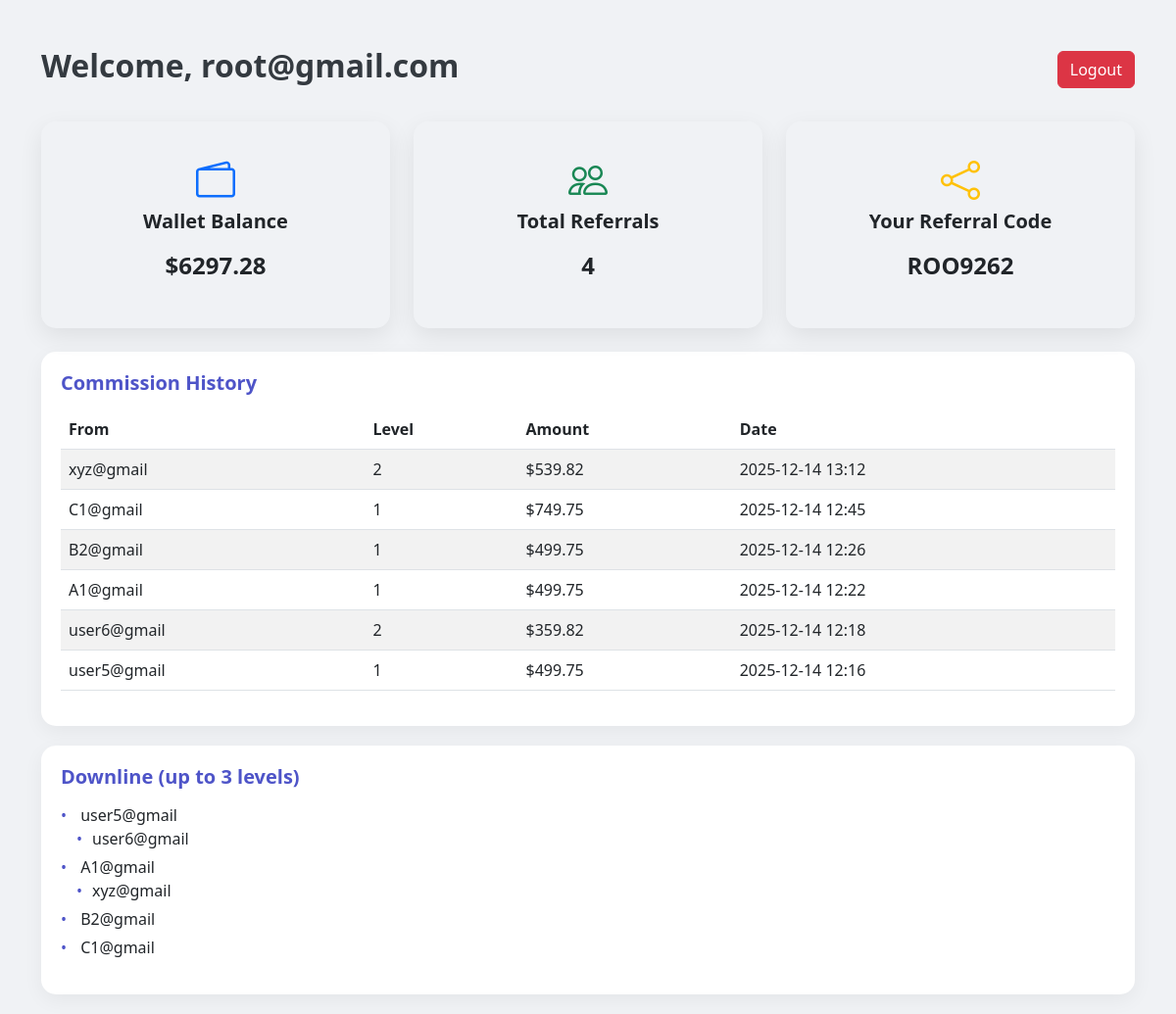
Screenshot of /mlm/dashboard/ (signed in) with the database file from the repository.
### accounts_app/models.py (models this page shows, shortened)
class Profile(models.Model):
    TIER_CHOICES = (
        (1999, 'Rank 1'),
        (2999, 'Rank 2'),
        (5999, 'Rank 3'),
    )
    user = models.OneToOneField(User, on_delete=models.CASCADE)
    phone = models.CharField(max_length=15, blank=True, null=True)
    referral_code = models.CharField(max_length=10, unique=True)
    referrer = models.ForeignKey(
        'self',
        null=True,
        blank=True,
        on_delete=models.SET_NULL,
        related_name='referrals'
    )
    tier_amount = models.IntegerField(choices=TIER_CHOICES, null=True, blank=True)
    rank = models.IntegerField(default=1)  # added, matches TIER_RANK
    wallet_balance = models.DecimalField(max_digits=10, decimal_places=2, default=0)

class Commission(models.Model):
    from_user = models.ForeignKey(User, on_delete=models.CASCADE, related_name='commission_from')
    to_user = models.ForeignKey(User, on_delete=models.CASCADE, related_name='commission_to')
    level = models.IntegerField()
    amount = models.DecimalField(max_digits=8, decimal_places=2)
    created_at = models.DateTimeField(auto_now_add=True)

### accounts_app/views.py (the view)
# urls.py: path('dashboard/', dashboard, name='dashboard'),
@login_required(login_url='mlm:login')
def dashboard(request):
    try:
        profile = Profile.objects.get(user=request.user)
    except Profile.DoesNotExist:
        return redirect('mlm:register')
    total_earnings = profile.wallet_balance
    total_referrals = Profile.objects.filter(referrer=profile).count()
    commissions = Commission.objects.filter(to_user=request.user).order_by('-created_at')
    downline_tree = get_downline(profile, level=1, max_level=3)
    context = {
        'profile': profile,
        'total_earnings': total_earnings,
        'total_referrals': total_referrals,
        'commissions': commissions,
        'downline_tree': downline_tree,
    }
    return render(request, 'dashboard.html', context)

### accounts_app/utils.py (called while the page is built)
def get_downline(profile, level=1, max_level=3):
    if level > max_level:
        return []
    children = Profile.objects.filter(referrer=profile)
    return [
        {
            'user': child,
            'children': get_downline(child, level + 1, max_level)
        }
        for child in children
    ]

### accounts_app/templates/dashboard.html (shortened to what this page needs)
{% load static %}
<!DOCTYPE html>
<html lang="en">
<head>
    <link href="https://cdn.jsdelivr.net/npm/bootstrap@5.3.0/dist/css/bootstrap.min.css" rel="stylesheet">
    <link href="https://cdn.jsdelivr.net/npm/bootstrap-icons@1.10.5/font/bootstrap-icons.css" rel="stylesheet">
</head>
<body>
<div class="container mt-5">
    <div class="dashboard-header">
        <h2>Welcome, {{ profile.user.username }}</h2>
        <a href="{% url 'mlm:logout' %}" class="btn btn-danger">Logout</a>
    </div>
    <div class="row g-4 mb-4">
        <div class="col-md-4">
            <div class="card-stat">
                <i class="bi bi-wallet2 fs-1 mb-2 text-primary"></i>
                <h5>Wallet Balance</h5>
                <p>${{ total_earnings }}</p>
            </div>
        </div>
        <div class="col-md-4">
            <div class="card-stat">
                <i class="bi bi-people fs-1 mb-2 text-success"></i>
                <h5>Total Referrals</h5>
                <p>{{ total_referrals }}</p>
            </div>
        </div>
        <div class="col-md-4">
            <div class="card-stat">
                <i class="bi bi-share fs-1 mb-2 text-warning"></i>
                <h5>Your Referral Code</h5>
                <p>{{ profile.referral_code }}</p>
            </div>
        </div>
    </div>
    <div class="card-section">
        <h5 class="section-title">Commission History</h5>
        <div class="table-responsive">
            <table class="table table-striped align-middle">
                <thead>
                    <tr>
                        <th>From</th>
                        <th>Level</th>
                        <th>Amount</th>
                        <th>Date</th>
                    </tr>
                </thead>
                <tbody>
                    {% for commission in commissions %}
                    <tr>
                        <td>{{ commission.from_user.username }}</td>
                        <td>{{ commission.level }}</td>
                        <td>${{ commission.amount }}</td>
                        <td>{{ commission.created_at|date:"Y-m-d H:i" }}</td>
                    </tr>
                    {% empty %}
                    <tr>
                        <td colspan="4" class="text-center">No commissions yet.</td>
                    </tr>
                    {% endfor %}
                </tbody>
            </table>
        </div>
    </div>
    <div class="card-section downline">
        <h5 class="section-title">Downline (up to 3 levels)</h5>
        <ul>
            {% for node in downline_tree %}
                <li>
                    {{ node.user.user.username }}
                    {% if node.children %}
                        <ul>
                            {% for child in node.children %}
                                <li>{{ child.user.user.username }}
                                </li>
                            {% endfor %}
                        </ul>
                    {% endif %}
                </li>
            {% empty %}
                <li>No downline yet.</li>
            {% endfor %}
        </ul>
    </div>
</div>
</body>
</html>

### accounts_app/templates/dashboard.html (style rules this page uses)
body { background: #f0f2f5; font-family: 'Segoe UI', sans-serif; }
.dashboard-header { display: flex; justify-content: space-between; align-items: center; margin-bottom: 30px; }
.dashboard-header h2 { font-weight: 700; color: #343a40; }
.card-stat { border-radius: 15px; box-shadow: 0 8px 25px rgba(0,0,0,0.08); transition: transform 0.2s, box-shadow 0.2s; padding: 30px; text-align: center; }
.card-stat h5 { font-weight: 600; margin-bottom: 15px; }
.card-stat p { font-size: 1.5rem; font-weight: 700; }
.table thead { background: #4e54c8; color: #fff; }
.table th, .table td { vertical-align: middle; }
.downline ul { list-style: none; padding-left: 1rem; }
.downline li::before { content: "•"; color: #4e54c8; display: inline-block; width: 1em; margin-left: -1em; }
.downline li { margin-bottom: 5px; }
.card-section { border-radius: 15px; padding: 20px; background: #fff; box-shadow: 0 6px 20px rgba(0,0,0,0.05); margin-bottom: 20px; }
.section-title { font-weight: 600; margin-bottom: 15px; color: #4e54c8; }

### rows the page displays
Profile: user.username "root@gmail.com", wallet_balance "6297.28", referral_code "ROO9262"
Commission: from_user.username "xyz@gmail", level "2", amount "539.82", created_at "2025-12-14 13:12"
Commission: from_user.username "C1@gmail", level "1", amount "749.75", created_at "2025-12-14 12:45"
Commission: from_user.username "B2@gmail", level "1", amount "499.75", created_at "2025-12-14 12:26"
Commission: from_user.username "A1@gmail", level "1", amount "499.75", created_at "2025-12-14 12:22"
Commission: from_user.username "user6@gmail", level "2", amount "359.82", created_at "2025-12-14 12:18"
Commission: from_user.username "user5@gmail", level "1", amount "499.75", created_at "2025-12-14 12:16"
Profile: user.user.username "user5@gmail"
Profile: user.user.username "user6@gmail"
Profile: user.user.username "A1@gmail"
Profile: user.user.username "xyz@gmail"
Profile: user.user.username "B2@gmail"
Profile: user.user.username "C1@gmail"

### other values shown
{{ total_referrals }} "4"
